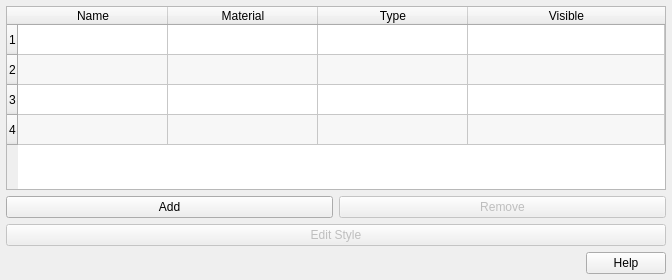
<?xml version="1.0" encoding="UTF-8"?>
<ui version="4.0">
 <class>overlay_manager</class>
 <widget class="QDockWidget" name="overlay_manager">
  <property name="geometry">
   <rect>
    <x>0</x>
    <y>0</y>
    <width>672</width>
    <height>280</height>
   </rect>
  </property>
  <property name="minimumSize">
   <size>
    <width>0</width>
    <height>0</height>
   </size>
  </property>
  <property name="floating">
   <bool>true</bool>
  </property>
  <property name="windowTitle">
   <string>Overlay Manager</string>
  </property>
  <widget class="QWidget" name="overlay_manager_widget">
   <layout class="QGridLayout" name="gridLayout">
    <property name="leftMargin">
     <number>6</number>
    </property>
    <property name="topMargin">
     <number>6</number>
    </property>
    <property name="rightMargin">
     <number>6</number>
    </property>
    <property name="bottomMargin">
     <number>6</number>
    </property>
    <item row="3" column="0" colspan="2">
     <widget class="QPushButton" name="edit_style_button">
      <property name="enabled">
       <bool>false</bool>
      </property>
      <property name="text">
       <string>Edit Style</string>
      </property>
      <property name="autoDefault">
       <bool>false</bool>
      </property>
     </widget>
    </item>
    <item row="1" column="0" colspan="2">
     <widget class="QTableWidget" name="table">
      <property name="minimumSize">
       <size>
        <width>0</width>
        <height>150</height>
       </size>
      </property>
      <property name="toolTip">
       <string>&lt;html&gt;&lt;head/&gt;&lt;body&gt;&lt;p&gt;Select row to edit&lt;/p&gt;&lt;/body&gt;&lt;/html&gt;</string>
      </property>
      <property name="dragDropOverwriteMode">
       <bool>false</bool>
      </property>
      <property name="alternatingRowColors">
       <bool>true</bool>
      </property>
      <property name="selectionMode">
       <enum>QAbstractItemView::SingleSelection</enum>
      </property>
      <property name="selectionBehavior">
       <enum>QAbstractItemView::SelectRows</enum>
      </property>
      <property name="rowCount">
       <number>4</number>
      </property>
      <attribute name="horizontalHeaderCascadingSectionResizes">
       <bool>true</bool>
      </attribute>
      <attribute name="horizontalHeaderMinimumSectionSize">
       <number>70</number>
      </attribute>
      <attribute name="horizontalHeaderDefaultSectionSize">
       <number>150</number>
      </attribute>
      <attribute name="horizontalHeaderStretchLastSection">
       <bool>true</bool>
      </attribute>
      <row/>
      <row/>
      <row/>
      <row/>
      <column>
       <property name="text">
        <string>Name</string>
       </property>
      </column>
      <column>
       <property name="text">
        <string>Material</string>
       </property>
      </column>
      <column>
       <property name="text">
        <string>Type</string>
       </property>
      </column>
      <column>
       <property name="text">
        <string>Visible</string>
       </property>
      </column>
     </widget>
    </item>
    <item row="4" column="0" colspan="2">
     <layout class="QVBoxLayout" name="overlay_editor_layout"/>
    </item>
    <item row="2" column="0">
     <widget class="QPushButton" name="add_button">
      <property name="text">
       <string>Add</string>
      </property>
      <property name="autoDefault">
       <bool>false</bool>
      </property>
     </widget>
    </item>
    <item row="2" column="1">
     <widget class="QPushButton" name="remove_button">
      <property name="enabled">
       <bool>false</bool>
      </property>
      <property name="text">
       <string>Remove</string>
      </property>
      <property name="autoDefault">
       <bool>false</bool>
      </property>
     </widget>
    </item>
    <item row="5" column="0" colspan="2">
     <widget class="QDialogButtonBox" name="button_box">
      <property name="standardButtons">
       <set>QDialogButtonBox::Help</set>
      </property>
     </widget>
    </item>
   </layout>
  </widget>
 </widget>
 <tabstops>
  <tabstop>table</tabstop>
  <tabstop>add_button</tabstop>
  <tabstop>remove_button</tabstop>
  <tabstop>edit_style_button</tabstop>
 </tabstops>
 <resources/>
 <connections/>
</ui>
